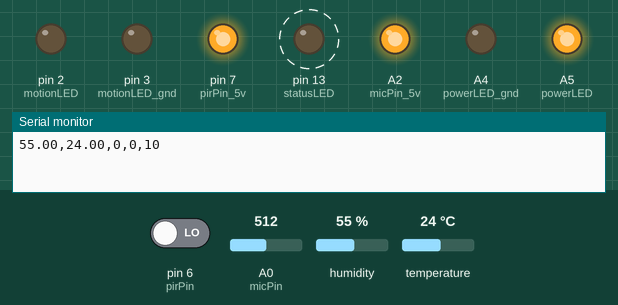
Simulated run of this sketch. Board: Arduino Leonardo, built with avr-gcc and run on an emulated ATmega32U4. Parts: output pins drawn as LEDs (lit = HIGH), the last lines printed to the serial monitor. Dashed ring = blinking. The inputs (shaded band) are chosen by the test bench; at power-on: pin 6 (pirPin) LOW, A0 (micPin) = 512, humidity 55 %, temperature 24 °C. Pins used as bus, display or sensor lines are not drawn.

Above: at 1.2 s.
1.3 s: pin 6 (pirPin) driven HIGH
At 2.7 s:
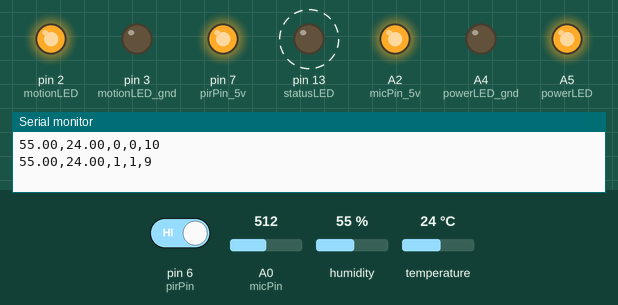
7.5 s: pin 6 (pirPin) driven LOW
At 9.2 s:
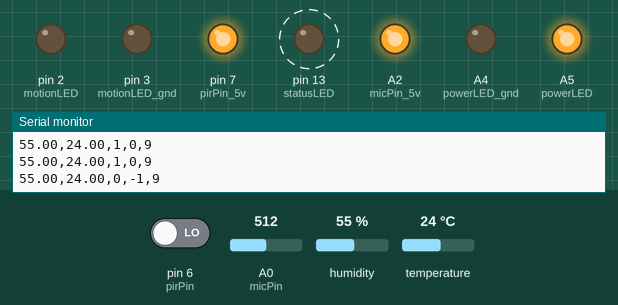
Timing chart, 0 to 19.7 s (numbered marks = the images above; inputs shaded):
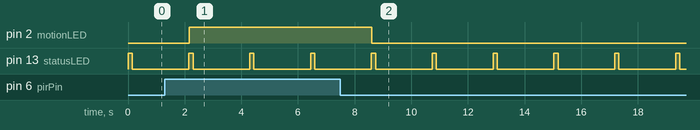

Measured:
- after the input at 1.3 s, pin 2 (motionLED): LOW → HIGH after 0.85 s
- after the input at 7.5 s, pin 2 (motionLED): HIGH → LOW after 1.1 s
- by itself, pin 13 (statusLED): alternates HIGH for 0.15 s and LOW for 2.0 s

The sketch:

DistributedNetworkData.ino
```cpp
#include <DHT.h>

#define DHTTYPE DHT22     // DHT 22  (AM2302)
#define SILENT_VALUE 380  // Starting neutral microphone value (self-correcting)

// LEDs
int statusLED = 13;       // The status LED uses the adjacent ground pin
int motionLED = 2;
int motionLED_gnd = 3;
const int powerLED = A5;
const int powerLED_gnd = A4;

// DHT
int dhtPin_5v = 11;
int dhtPin = 10;
int dhtPin_gnd = 8;
DHT dht(dhtPin, DHTTYPE);

// PIR
int pirPin_gnd = 5;
int pirPin = 6;
int pirPin_5v = 7;
int pirState = LOW;
int pirVal = 0;
int motionState = 0;

// Start off assuming no motion detected
// MIC
const int micPin = A0;
const int micPin_gnd = A1;
const int micPin_5v = A2;
int micVal = 0;

// Setup
void setup() {
   // LEDs
   pinMode( statusLED, OUTPUT );
   pinMode( motionLED, OUTPUT );
   pinMode( powerLED, OUTPUT );
   digitalWrite(powerLED, HIGH);

   // DHT
   pinMode( dhtPin, INPUT );

   // PIR
   pinMode( pirPin, INPUT );

   // Power ON
   // 5V Pins
   pinMode( dhtPin_5v, OUTPUT);
   pinMode( pirPin_5v, OUTPUT );
   pinMode( micPin_5v, OUTPUT );
   digitalWrite( dhtPin_5v, HIGH );
   digitalWrite( pirPin_5v, HIGH );
   digitalWrite( micPin_5v, HIGH );

   // Gound Pins
   pinMode( motionLED_gnd, OUTPUT );
   pinMode( powerLED_gnd, OUTPUT );
   pinMode( dhtPin_gnd, OUTPUT );
   pinMode( pirPin_gnd, OUTPUT );
   pinMode( micPin_gnd, OUTPUT);
   digitalWrite( motionLED_gnd, LOW );
   digitalWrite( powerLED_gnd, LOW );
   digitalWrite( dhtPin_gnd, LOW );
   digitalWrite( pirPin_gnd, LOW );
   digitalWrite( micPin_gnd, LOW );

   // Begin
   Serial.begin(9600);
   Serial1.begin(9600);
   dht.begin();
}

void loop() {
  digitalWrite(statusLED, HIGH);

  // DHT-22
  float h = dht.readHumidity();
  float t = dht.readTemperature();

  // PIR
  pirVal = digitalRead(pirPin);  // read input value
  if(pirVal == HIGH){            // check if the input is HIGH
    if(pirState == LOW){
      // we have just turned on
      motionState = 1;
      digitalWrite(motionLED, HIGH);  // turn LED ON
      // We only want to print on the output change, not state
      pirState = HIGH;
    }
  } else {
    if(pirState == HIGH){
      // we have just turned of
      motionState = -1;
      digitalWrite(motionLED, LOW);// turn LED OFF
      // We only want to print on the output change, not state
      pirState = LOW;
    }
  }

  // Microphone
  micVal = getSound();
  // Check that we have a reading from the DHT sensor
  if (isnan(t) || isnan(h)) {
    Serial.println("Error: Failed to read from DHT");
    Serial.print(pirVal);
    Serial.print(",");
    Serial.print(motionState);
    Serial.print(",");
    Serial.println(micVal);

    Serial1.print(pirVal);
    Serial1.print(",");
    Serial1.print(motionState);
    Serial1.print(",");
    Serial1.println(micVal);

  } else {
    Serial.print(h);
    Serial.print(",");
    Serial.print(t);
    Serial.print(",");
    Serial.print(pirVal);
    Serial.print(",");
    Serial.print(motionState);
    Serial.print(",");
    Serial.println(micVal);

    Serial1.print(h);
    Serial1.print(",");
    Serial1.print(t);
    Serial1.print(",");
    Serial1.print(pirVal);
    Serial1.print(",");
    Serial1.print(motionState);
    Serial1.print(",");
    Serial1.println(micVal);

  }
  // reset motion state
  motionState = 0;

  // end packet
  digitalWrite(statusLED, LOW);
  delay(2000);
}

int getSound() {
  static int average = SILENT_VALUE;
  static int avgEnvelope = 0;
  int avgSmoothing = 10;
  int envSmoothing = 2;
  int numSamples=1000;
  int envelope=0;
  for (int i=0; i<numSamples; i++) {
    int sound=analogRead(micPin);
    int sampleEnvelope = abs(sound - average);
    envelope = (sampleEnvelope+envelope)/2;
    avgEnvelope = (envSmoothing * avgEnvelope + sampleEnvelope) / (envSmoothing + 1);
    average = (avgSmoothing * average + sound) / (avgSmoothing + 1);
  }
  return envelope;
}
```
